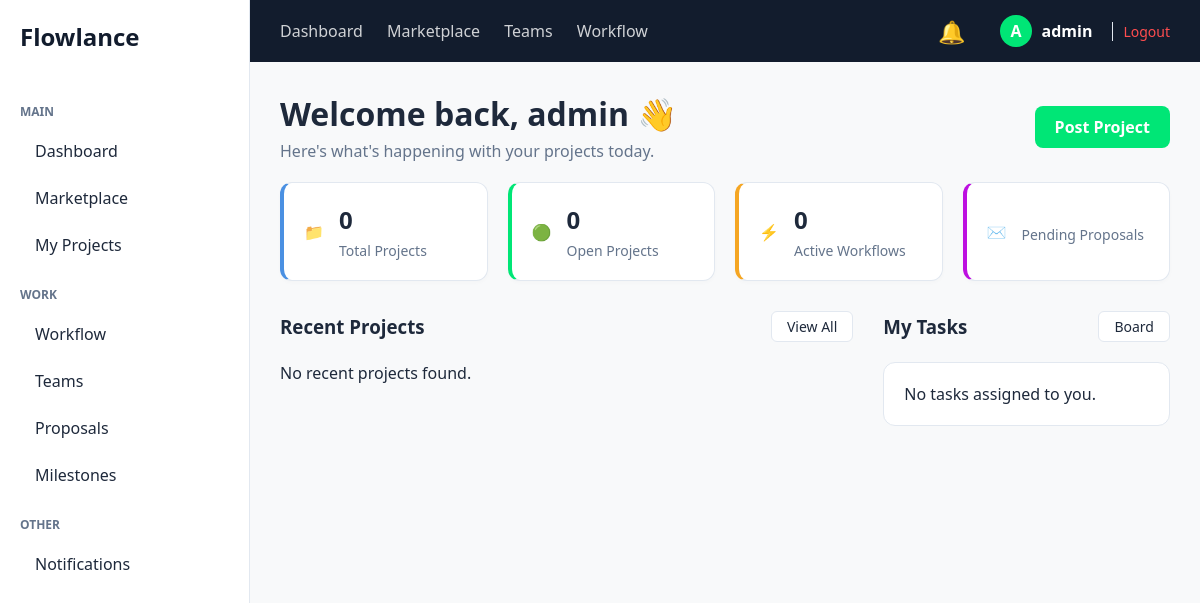
/ (signed in), run on an earlier commit of the app's database.
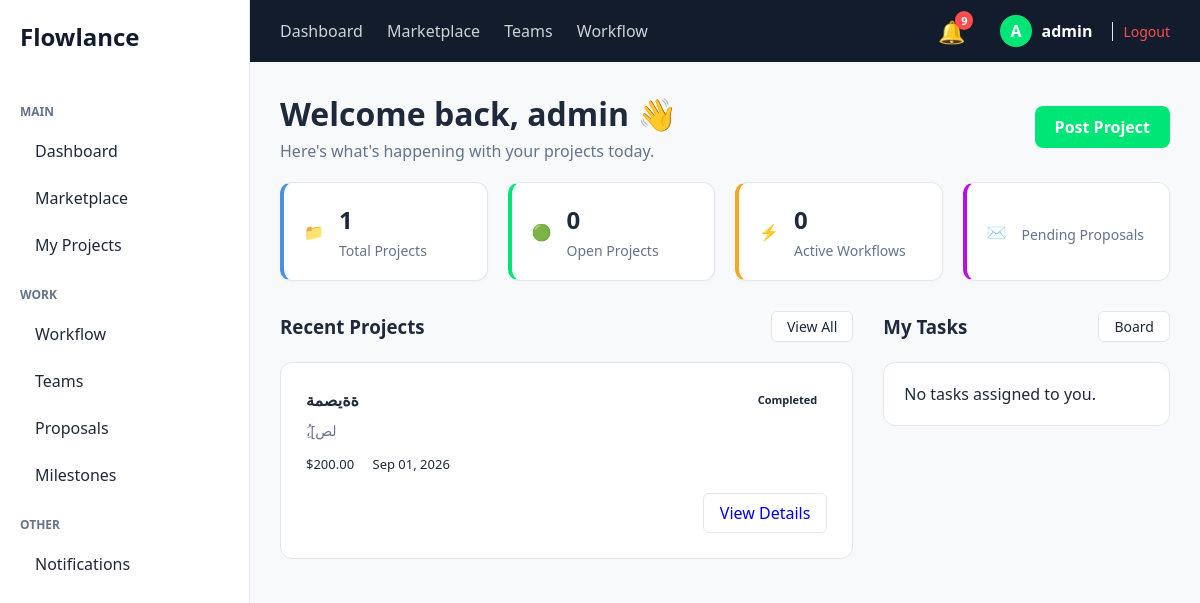
And on a later commit of the database.
### apps/projects/models.py (models this page shows, shortened)
class Project(models.Model):
    STATUS_CHOICES = (
        ('OPEN', 'Open'),
        ('IN_PROGRESS', 'In Progress'),
        ('COMPLETED', 'Completed'),
    )
    client = models.ForeignKey(settings.AUTH_USER_MODEL, on_delete=models.CASCADE, related_name='projects')
    title = models.CharField(max_length=255)
    description = models.TextField()
    budget = models.DecimalField(max_digits=10, decimal_places=2)
    deadline = models.DateField()
    status = models.CharField(max_length=20, choices=STATUS_CHOICES, default='OPEN')
    skills_required = TaggableManager()
    created_at = models.DateTimeField(auto_now_add=True)
    updated_at = models.DateTimeField(auto_now=True)

### apps/projects/views.py (the view)
# urls.py: path('', views.dashboard_view, name='dashboard'),
@login_required(login_url='users:login')
def dashboard_view(request):
    stats = get_dashboard_stats(request.user)
    recent_projects = get_recent_projects(request.user)
    user_tasks = get_user_tasks(request.user)
    return render(request, 'projects/dashboard.html', {
        'username': request.user.username,
        'total_projects': stats['total_projects'],
        'open_projects': stats['open_projects'],
        'active_workflows': stats['active_workflows'],
        'avg_rating': stats.get('avg_rating', 0),
        'recent_projects': recent_projects,
        'user_tasks': user_tasks,
    })

### apps/projects/context_processors.py (called while the page is built)
def notifications_processor(request):
    user = request.user if request.user.is_authenticated else User.objects.first()
    if user:
        unread_count = Notification.objects.filter(user=user, is_read=False).count()
        return {'unread_notifications_count': unread_count}
    return {'unread_notifications_count': 0}

### apps/projects/services.py (called while the page is built)
def get_dashboard_stats(user):
    total_projects = Project.objects.filter(client=user).count()
    open_projects = Project.objects.filter(client=user, status='OPEN').count()
    active_workflows = Project.objects.filter(client=user, status='IN_PROGRESS').count()
    avg_rating = Review.objects.filter(reviewee=user).aggregate(Avg('rating'))['rating__avg'] or 0
    return {
        'total_projects': total_projects,
        'open_projects': open_projects,
        'active_workflows': active_workflows,
        'avg_rating': round(avg_rating, 1),
    }

def get_user_tasks(user):
    return Task.objects.filter(assignee=user)[:5]

### templates/projects/dashboard.html (shortened to what this page needs)
{% extends 'base.html' %}
{% block content %}
<div class="dashboard-header" style="display: flex; justify-content: space-between; align-items: center;">
    <div>
        <h1>Welcome back, {{ username }} 👋</h1>
        <p style="color: var(--text-muted); margin-top: 5px;">Here's what's happening with your projects today.</p>
    </div>
    <a href="{% url 'projects:create_project' %}" style="background-color: var(--primary-green); color: white; border: none; padding: 10px 20px; border-radius: 8px; font-weight: bold; cursor: pointer; text-decoration: none; display: inline-block;">
        Post Project
    </a>
</div>
<div class="stats-grid">
    <div class="stat-card" style="border-left: 4px solid #4a90e2;">
        <div class="icon">📁</div>
        <div>
            <h3>{{ total_projects }}</h3>
            <p>Total Projects</p>
        </div>
    </div>
    <div class="stat-card" style="border-left: 4px solid var(--primary-green);">
        <div class="icon">🟢</div>
        <div>
            <h3>{{ open_projects }}</h3>
            <p>Open Projects</p>
        </div>
    </div>
    <div class="stat-card" style="border-left: 4px solid #f5a623;">
        <div class="icon">⚡</div>
        <div>
            <h3>{{ active_workflows }}</h3>
            <p>Active Workflows</p>
        </div>
    </div>
    <div class="stat-card" style="border-left: 4px solid #bd10e0;">
        <div class="icon">✉️</div>
        <div>
            <p>Pending Proposals</p>
        </div>
    </div>
</div>
<div class="content-grid">
    <div class="projects-section">
        <div class="section-header">
            <h3>Recent Projects</h3>
            <a href="#" class="view-btn">View All</a>
        </div>
        {% for project in recent_projects %}
        <div class="project-card">
            <div class="project-header">
                <h4>{{ project.title }}</h4>
                <span class="status-badge status-{{ project.status|lower }}">{{ project.get_status_display }}</span>
            </div>
            <p class="project-desc">{{ project.description|truncatewords:15 }}</p>
            <div class="project-meta">
                <span>${{ project.budget }}</span>
                <span>{{ project.deadline|date:"M d, Y" }}</span>
            </div>
            <div class="project-actions">
                <a href="{% url 'projects:project_detail' project.id %}" class="btn-outline" style="text-decoration: none; display: inline-block;">View Details</a>
            </div>
        </div>
        {% empty %}
        <p>No recent projects found.</p>
        {% endfor %}
    </div>
    <div class="tasks-section">
        <div class="section-header">
            <h3>My Tasks</h3>
            <a href="#" class="view-btn">Board</a>
        </div>
        <div class="task-list">
            {% for task in user_tasks %}
            <div class="task-item">
                <div class="task-info">
                    <h4>{{ task.name }}</h4>
                    <p>{{ task.project.title }}</p>
                </div>
                <div style="display: flex; align-items: center; gap: 10px;">
                    <span class="status-badge task-{{ task.status|lower }}">{{ task.get_status_display }}</span>
                    {% if task.status == 'TO_DO' %}
                    <a href="{% url 'projects:update_task_status' task.id 'IN_PROGRESS' %}" class="btn-outline" style="padding: 4px 8px; font-size: 12px; text-decoration: none;">Start</a>
                    {% elif task.status == 'IN_PROGRESS' %}
                    <a href="{% url 'projects:update_task_status' task.id 'SUBMITTED' %}" class="btn-primary" style="padding: 4px 8px; font-size: 12px; text-decoration: none;">Submit</a>
                    {% endif %}
                </div>
            </div>
            {% empty %}
            <p>No tasks assigned to you.</p>
            {% endfor %}
        </div>
    </div>
</div>
{% endblock %}

### templates/base.html (shortened to what this page needs)
<!DOCTYPE html>
<html lang="en" dir="ltr">
<head>
    {% load static %}
    <link rel="stylesheet" href="{% static 'css/style.css' %}">
</head>
<body>
    <div class="app-container">
        <aside class="sidebar">
            <div class="logo">
                <h2>Flowlance</h2>
            </div>
            <nav class="sidebar-menu">
                <p class="menu-label">MAIN</p>
                <a href="{% url 'projects:dashboard' %}">Dashboard</a>
                <a href="{% url 'projects:marketplace' %}">Marketplace</a>
                <a href="#">My Projects</a>
                <p class="menu-label">WORK</p>
                <a href="#">Workflow</a>
                <a href="{% url 'projects:teams' %}">Teams</a>
                <a href="#">Proposals</a>
                <a href="#">Milestones</a>
                <p class="menu-label">OTHER</p>
                <a href="{% url 'projects:notifications_list' %}">Notifications</a>
            </nav>
        </aside>
        <div class="main-content">
            <header class="top-navbar">
                <div class="nav-links">
                    <a href="{% url 'projects:dashboard' %}">Dashboard</a>
                    <a href="{% url 'projects:marketplace' %}">Marketplace</a>
                    <a href="{% url 'projects:teams' %}">Teams</a>
                    <a href="#">Workflow</a>
                </div>
                <div class="user-actions">
                    <a href="{% url 'projects:notifications_list' %}" style="position: relative; text-decoration: none; margin-right: 15px;">
                        <span class="notification-icon" style="font-size: 22px;">🔔</span>
                        {% if unread_notifications_count > 0 %}
                        <span style="position: absolute; top: -5px; right: -8px; background-color: #ff4d4f; color: white; border-radius: 50%; padding: 2px 6px; font-size: 11px; font-weight: bold;">{{ unread_notifications_count }}</span>
                        {% endif %}
                    </a>
                    <div class="user-profile" style="display: flex; align-items: center; gap: 10px;">
                        <span class="avatar">{{ request.user.username|make_list|first|upper }}</span>
                        <span class="username" style="font-weight: bold;">{{ request.user.username }}</span>
                        <a href="{% url 'users:logout' %}" style="color: #ff4d4f; text-decoration: none; font-size: 14px; margin-left: 10px; border-left: 1px solid var(--border-color); padding-left: 10px;">Logout</a>
                    </div>
                </div>
            </header>
            <main class="page-content">
                {% block content %}
                {% endblock %}
            </main>
        </div>
    </div>
</body>
</html>

What changed in the data, as far as the page shows it:
added Project: title "ةةيصمة", status "Completed", description "ُِ،[لص", budget "200.00", deadline "Sep 01, 2026"
Also different on the page:
{{ unread_notifications_count }}: (not shown) → "9"
{{ total_projects }}: "0" → "1"
text no longer shown: "No recent projects found."
